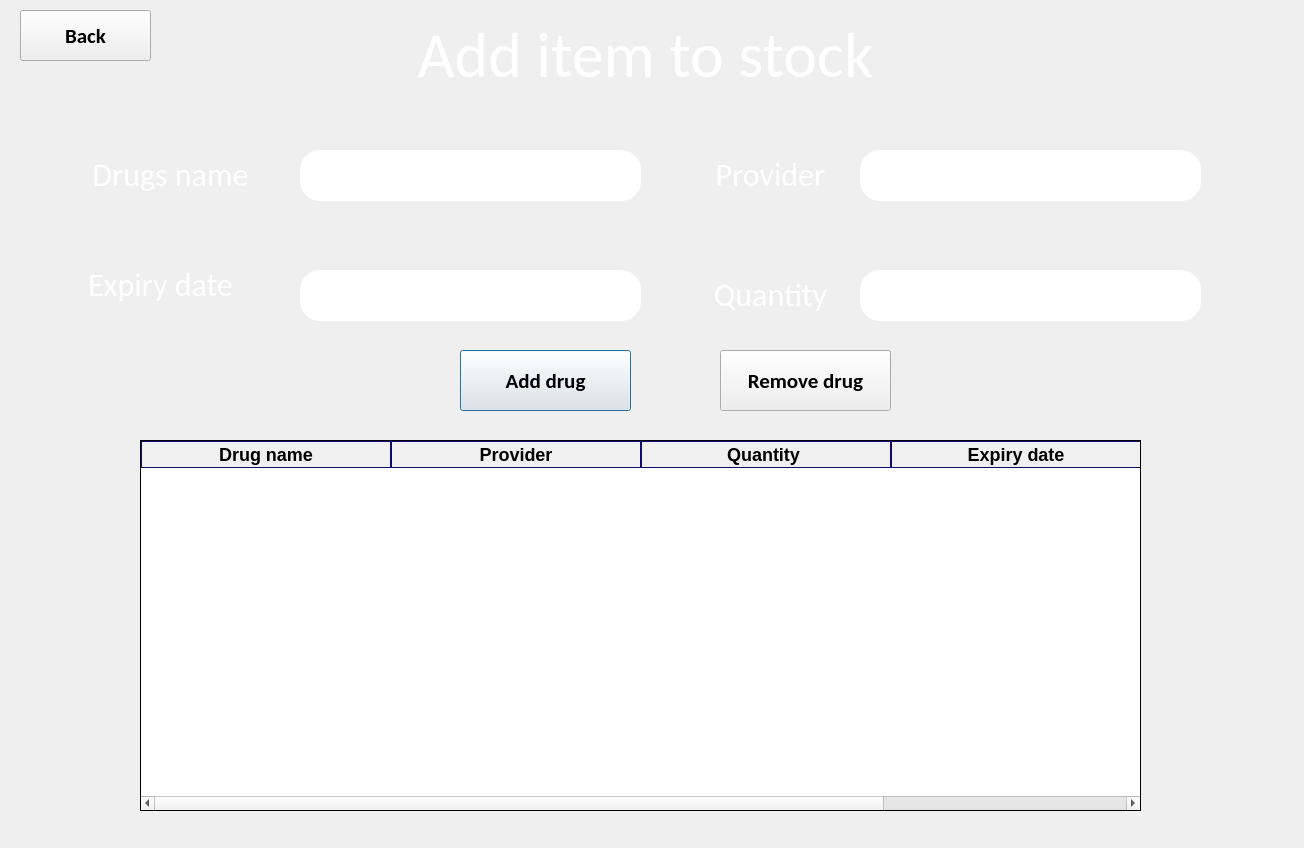
<?xml version="1.0" encoding="UTF-8"?>
<ui version="4.0">
 <class>Dialog</class>
 <widget class="QDialog" name="Dialog">
  <property name="geometry">
   <rect>
    <x>0</x>
    <y>0</y>
    <width>1304</width>
    <height>848</height>
   </rect>
  </property>
  <property name="windowTitle">
   <string>Dialog</string>
  </property>
  <widget class="QLabel" name="label_4">
   <property name="geometry">
    <rect>
     <x>0</x>
     <y>0</y>
     <width>1321</width>
     <height>851</height>
    </rect>
   </property>
   <property name="text">
    <string/>
   </property>
   <property name="pixmap">
    <pixmap resource="img/image.qrc">:/newPrefix/start.jpg</pixmap>
   </property>
   <property name="scaledContents">
    <bool>true</bool>
   </property>
  </widget>
  <widget class="QLabel" name="Welcome_10">
   <property name="geometry">
    <rect>
     <x>20</x>
     <y>140</y>
     <width>301</width>
     <height>71</height>
    </rect>
   </property>
   <property name="font">
    <font>
     <family>Calibri</family>
     <pointsize>48</pointsize>
    </font>
   </property>
   <property name="text">
    <string>&lt;html&gt;&lt;head/&gt;&lt;body&gt;&lt;p&gt;&lt;span style=&quot; font-size:24pt; color:#ffffff;&quot;&gt;Drugs name&lt;/span&gt;&lt;/p&gt;&lt;/body&gt;&lt;/html&gt;</string>
   </property>
   <property name="alignment">
    <set>Qt::AlignCenter</set>
   </property>
  </widget>
  <widget class="QLineEdit" name="ordersName_2">
   <property name="geometry">
    <rect>
     <x>300</x>
     <y>150</y>
     <width>341</width>
     <height>51</height>
    </rect>
   </property>
   <property name="styleSheet">
    <string notr="true">QLineEdit{
	border-radius: 20px;
	border-color:rgb(0, 0, 0);
}</string>
   </property>
  </widget>
  <widget class="QLineEdit" name="ordersName_3">
   <property name="geometry">
    <rect>
     <x>860</x>
     <y>270</y>
     <width>341</width>
     <height>51</height>
    </rect>
   </property>
   <property name="styleSheet">
    <string notr="true">QLineEdit{
	border-radius: 20px;
	border-color:rgb(0, 0, 0);
}</string>
   </property>
  </widget>
  <widget class="QLabel" name="Welcome_11">
   <property name="geometry">
    <rect>
     <x>10</x>
     <y>250</y>
     <width>301</width>
     <height>71</height>
    </rect>
   </property>
   <property name="font">
    <font>
     <family>Calibri</family>
     <pointsize>48</pointsize>
    </font>
   </property>
   <property name="text">
    <string>&lt;html&gt;&lt;head/&gt;&lt;body&gt;&lt;p&gt;&lt;span style=&quot; font-size:24pt; color:#ffffff;&quot;&gt;Expiry date&lt;/span&gt;&lt;/p&gt;&lt;/body&gt;&lt;/html&gt;</string>
   </property>
   <property name="alignment">
    <set>Qt::AlignCenter</set>
   </property>
  </widget>
  <widget class="QLabel" name="Welcome_12">
   <property name="geometry">
    <rect>
     <x>620</x>
     <y>140</y>
     <width>301</width>
     <height>71</height>
    </rect>
   </property>
   <property name="font">
    <font>
     <family>Calibri</family>
     <pointsize>48</pointsize>
    </font>
   </property>
   <property name="text">
    <string>&lt;html&gt;&lt;head/&gt;&lt;body&gt;&lt;p&gt;&lt;span style=&quot; font-size:24pt; color:#ffffff;&quot;&gt;Provider&lt;/span&gt;&lt;/p&gt;&lt;/body&gt;&lt;/html&gt;</string>
   </property>
   <property name="alignment">
    <set>Qt::AlignCenter</set>
   </property>
  </widget>
  <widget class="QLineEdit" name="ordersName_4">
   <property name="geometry">
    <rect>
     <x>300</x>
     <y>270</y>
     <width>341</width>
     <height>51</height>
    </rect>
   </property>
   <property name="styleSheet">
    <string notr="true">QLineEdit{
	border-radius: 20px;
	border-color:rgb(0, 0, 0);
}</string>
   </property>
  </widget>
  <widget class="QTableWidget" name="tableWidget">
   <property name="geometry">
    <rect>
     <x>140</x>
     <y>440</y>
     <width>1001</width>
     <height>371</height>
    </rect>
   </property>
   <property name="font">
    <font>
     <pointsize>-1</pointsize>
     <weight>75</weight>
     <bold>true</bold>
    </font>
   </property>
   <property name="styleSheet">
    <string notr="true">QTableWidget {
    border: 1px solid black;
    font-size: 16px;
}

QHeaderView::section {
    background-color: #f0f0f0;
    border: 1px solid rgb(15, 12, 107);
    font-weight: bold;
    font-size: 18px;
	color: black;
}
</string>
   </property>
   <attribute name="horizontalHeaderDefaultSectionSize">
    <number>250</number>
   </attribute>
   <attribute name="verticalHeaderMinimumSectionSize">
    <number>50</number>
   </attribute>
   <attribute name="verticalHeaderDefaultSectionSize">
    <number>50</number>
   </attribute>
   <column>
    <property name="text">
     <string>Drug name</string>
    </property>
   </column>
   <column>
    <property name="text">
     <string>Provider</string>
    </property>
   </column>
   <column>
    <property name="text">
     <string>Quantity </string>
    </property>
   </column>
   <column>
    <property name="text">
     <string>Expiry date</string>
    </property>
   </column>
  </widget>
  <widget class="QLabel" name="Welcome_13">
   <property name="geometry">
    <rect>
     <x>620</x>
     <y>260</y>
     <width>301</width>
     <height>71</height>
    </rect>
   </property>
   <property name="font">
    <font>
     <family>Calibri</family>
     <pointsize>48</pointsize>
    </font>
   </property>
   <property name="text">
    <string>&lt;html&gt;&lt;head/&gt;&lt;body&gt;&lt;p&gt;&lt;span style=&quot; font-size:24pt; color:#ffffff;&quot;&gt;Quantity&lt;/span&gt;&lt;/p&gt;&lt;/body&gt;&lt;/html&gt;</string>
   </property>
   <property name="alignment">
    <set>Qt::AlignCenter</set>
   </property>
  </widget>
  <widget class="QLineEdit" name="ordersName_5">
   <property name="geometry">
    <rect>
     <x>860</x>
     <y>150</y>
     <width>341</width>
     <height>51</height>
    </rect>
   </property>
   <property name="styleSheet">
    <string notr="true">QLineEdit{
	border-radius: 20px;
	border-color:rgb(0, 0, 0);
}</string>
   </property>
  </widget>
  <widget class="QPushButton" name="signup_button_8">
   <property name="geometry">
    <rect>
     <x>460</x>
     <y>350</y>
     <width>171</width>
     <height>61</height>
    </rect>
   </property>
   <property name="font">
    <font>
     <family>Calibri</family>
     <pointsize>16</pointsize>
     <weight>75</weight>
     <bold>true</bold>
    </font>
   </property>
   <property name="text">
    <string>Add drug</string>
   </property>
  </widget>
  <widget class="QPushButton" name="signup_button_9">
   <property name="geometry">
    <rect>
     <x>720</x>
     <y>350</y>
     <width>171</width>
     <height>61</height>
    </rect>
   </property>
   <property name="font">
    <font>
     <family>Calibri</family>
     <pointsize>16</pointsize>
     <weight>75</weight>
     <bold>true</bold>
    </font>
   </property>
   <property name="text">
    <string>Remove drug</string>
   </property>
  </widget>
  <widget class="QLabel" name="Welcome_14">
   <property name="geometry">
    <rect>
     <x>330</x>
     <y>0</y>
     <width>631</width>
     <height>111</height>
    </rect>
   </property>
   <property name="font">
    <font>
     <family>Calibri</family>
     <pointsize>72</pointsize>
    </font>
   </property>
   <property name="text">
    <string>&lt;html&gt;&lt;head/&gt;&lt;body&gt;&lt;p&gt;&lt;span style=&quot; font-size:48pt; color:#ffffff;&quot;&gt;Add item to stock&lt;/span&gt;&lt;/p&gt;&lt;/body&gt;&lt;/html&gt;</string>
   </property>
   <property name="alignment">
    <set>Qt::AlignCenter</set>
   </property>
  </widget>
  <widget class="QPushButton" name="back">
   <property name="geometry">
    <rect>
     <x>20</x>
     <y>10</y>
     <width>131</width>
     <height>51</height>
    </rect>
   </property>
   <property name="font">
    <font>
     <family>Calibri</family>
     <pointsize>16</pointsize>
     <weight>75</weight>
     <bold>true</bold>
    </font>
   </property>
   <property name="text">
    <string>Back</string>
   </property>
  </widget>
 </widget>
 <resources>
  <include location="img/image.qrc"/>
  <include location="../../../../../Windows/system32/img/image.qrc"/>
 </resources>
 <connections/>
</ui>
